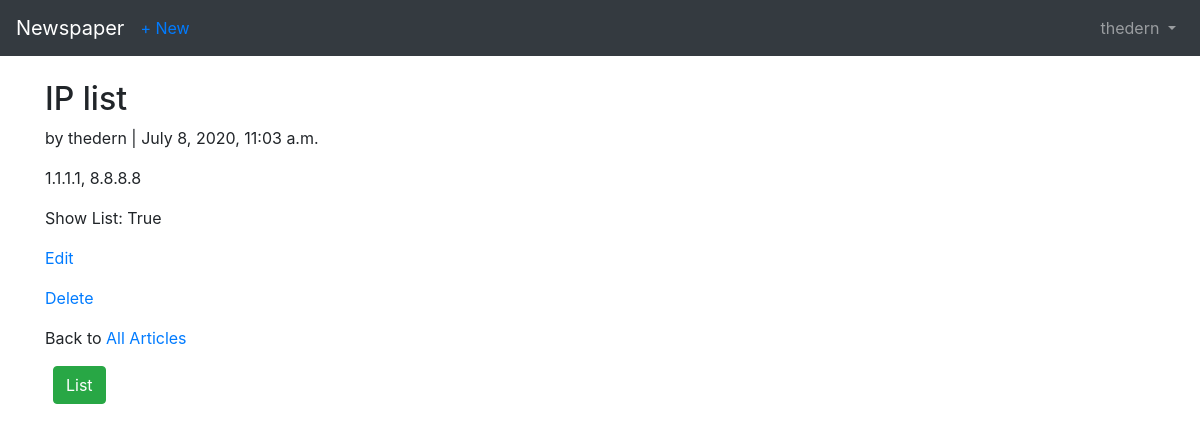
Screenshot of /articles/2 (signed in) with the database file from the repository.
### users/models.py (models this page shows)
class CustomUser(AbstractUser):
    age = models.PositiveIntegerField(null=True, blank=True)

### articles/models.py (models this page shows, shortened)
class Article(models.Model):
    id = HashidAutoField(allow_int_lookup=True, primary_key=True)
    title = models.CharField(max_length=255)
    body = models.TextField()
    date = models.DateTimeField(auto_now_add=True)
    show = models.BooleanField(default=True)
    author = models.ForeignKey(
        get_user_model(),
        on_delete=models.CASCADE,
    )

### articles/views.py (the view)
# urls.py: path('<pk>', ArticleDetailView.as_view(), name='article_detail'),
class ArticleDetailView(LoginRequiredMixin, DetailView):
    model = Article
    context_object_name = "my_article"
    template_name = 'article_detail.html'
    login_url = 'login'

### templates/article_detail.html
{%  extends 'base.html' %}
{%  block content %}
    <div class="container">
        <div class="row">
            <div class="col-md-12">
                <div class="article-entry">
                    <h2>{{ my_article.title }}</h2>
                    <p>by {{ my_article.author }} | {{ my_article.date }}</p>
                    <p>{{ my_article.body }}</p>
                    <p>Show List:  {{ my_article.show }}</p>
                </div>
                <p><a href="{% url 'article_edit' my_article.pk %}">Edit</a></p>
                <p><a href="{% url 'article_delete' my_article.pk %}">Delete</a></p>
                <p>Back to <a href="{% url 'article_list' %}">All Articles</a></p>
                {% if my_article.show %}
                    <p><a href="{% url 'run_list' my_article.pk %}"><button  class="btn btn-success ml-2">List</button></a></p>
                {% endif %}
             </div>
         </div>
    </div>
{% endblock content %}

### templates/base.html (shortened to what this page needs)
<!doctype html>
<html lang="en">
<head>
    <link rel="stylesheet" href="https://stackpath.bootstrapcdn.com/bootstrap/4.5.0/css/bootstrap.min.css">
</head>
<body>
    <nav class="navbar navbar-expand-md navbar-dark bg-dark mb-4">
        <a href="{% url 'home' %}" class="navbar-brand">Newspaper</a>
        <div class="collapse navbar-collapse" id="navbarCollapse">
            {% if user.is_authenticated %}
                <ul class="navbar-nav mr-auto">
                    <li class="nav-item">
                        <a href="{%  url 'article_new' %}">+ New</a>
                    </li>
                </ul>
                <ul class="navbar-nav ml-auto">
                    <li class="nav-item">
                        <a href="#" class="nav-link dropdown-toggle" id="userMenu" data-toggle="dropdown" aria-haspopup="true" aria-expanded="false">
                            {{ user.username }}
                        </a>
                    </li>
                </ul>
            {% else %}
                <form class="form-inline ml-auto">
                    <a href="{% url 'login' %}" class="btn btn-outline-secondary">Log In</a>
                    <a href="{% url 'signup' %}" class="btn btn-primary ml-2">Sign Up</a>
                </form>
            {%  endif %}
        </div>
    </nav>
    <main>
        {% block content %}
        {% endblock content %}
    </main>
</body>
</html>

### rows the page displays
CustomUser: username "thedern"
Article: title "IP list", author "thedern", date "July 8, 2020, 11:03 a.m.", body "1.1.1.1, 8.8.8.8", show "True"
